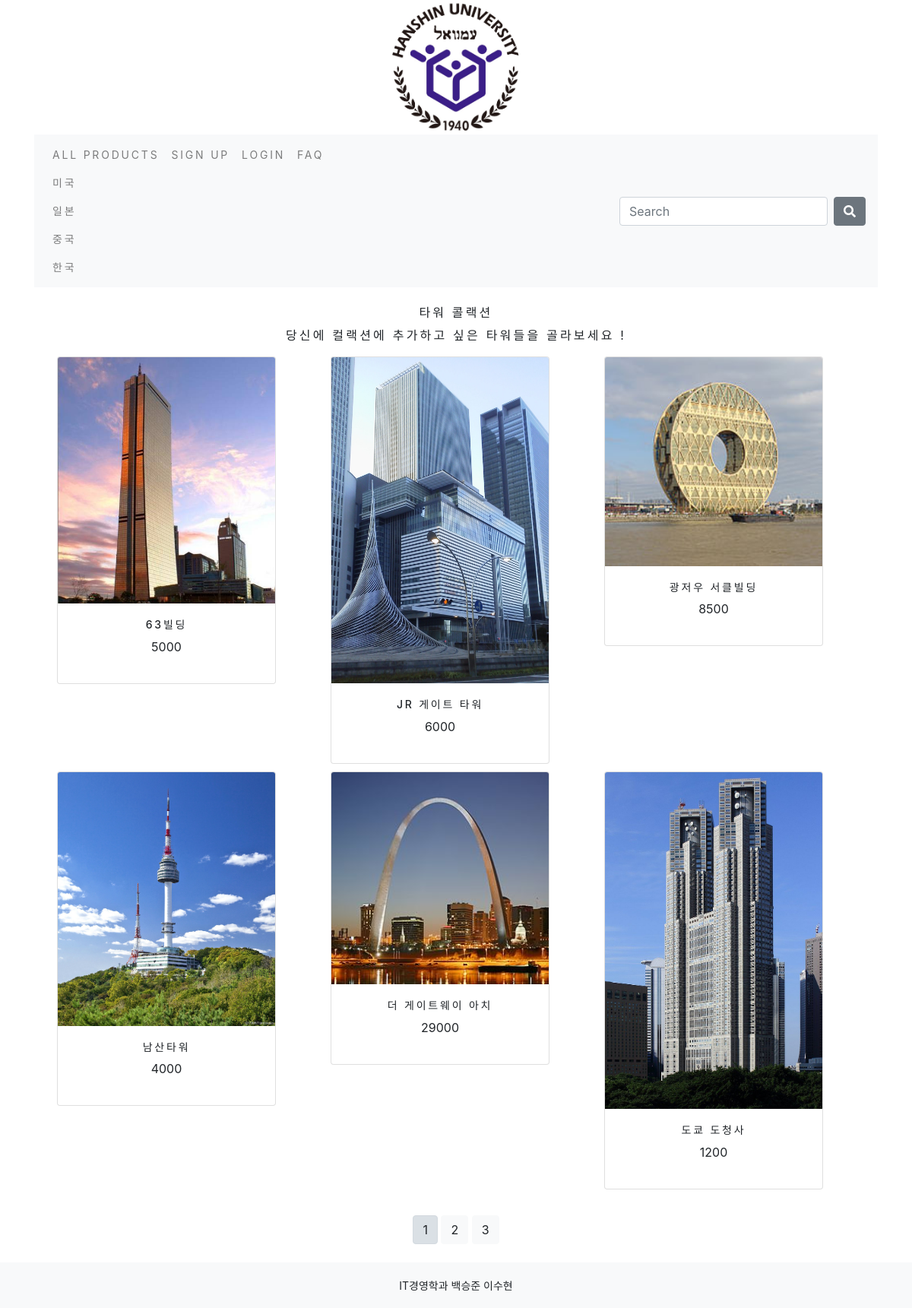
The app's page /shop/ with its own data.
### shop/models.py (models this page shows, shortened)
class Category(models.Model) :
    name = models.CharField(max_length=250, unique=True)
    slug = models.SlugField(max_length=250, unique=True)
    class Meta :
        ordering = ('name',)
        verbose_name = 'category'
        verbose_name_plural = 'categories'
    def get_url(self) :
        return reverse('shop:products_by_category', args = [self.slug])

class Product(models.Model) :
    name = models.CharField(max_length=250, unique=True)
    slug = models.SlugField(max_length=250, unique=True)
    description = models.TextField(blank = True)
    category = models.ForeignKey(Category, on_delete = models.CASCADE)
    price = models.DecimalField(max_digits=10, decimal_places=0)
    image = models.ImageField(upload_to = 'product', blank = True)
    class Meta :
        ordering = ('name',)
        verbose_name = 'product'
        verbose_name_plural = 'products'
    def get_url(self) :
        return reverse('shop:ProdCatDetail', args = [self.category.slug, self.slug])

### shop/views.py (the view)
# urls.py: path('', views.allProdCat, name = 'allProdCat'),
def allProdCat(request, c_slug = None) :
    c_page = None;
    products_list = None;
    if c_slug != None :
        c_page = get_object_or_404(Category, slug = c_slug)
        products_list = Product.objects.filter(category = c_page)
    else :
        products_list = Product.objects.all()
    paginator = Paginator(products_list, 6)
    try :
        page = int(request.GET.get('page', 1))
    except :
        page = 1
    try :
        products = paginator.page(page)
    except(EmptyPage, InvalidPage) :
        produxts = paginator.page(paginator.num_pages)
    return render(request, 'shop/category.html', {'category' : c_page, 'products' : products})

### cart/context_processors.py (called while the page is built)
def counter(request) :
    item_count = 0
    if 'admin' in request.path :
        return {}
    else :
        try :
            cart = Cart.objects.filter(cart_id = _cart_id(request))
            cart_items = CartItem.objects.all().filter(cart=cart[:1])
            for cart_item in cart_items :
                item_count += cart_item.quantity
        except Cart.DoesNotExist :
            item_count = 0
    return dict(item_count = item_count)

### cart/views.py (called while the page is built)
def _cart_id(request) :
    cart = request.session.session_key
    if not cart :
        cart = request.session.create()
    return cart

### shop/context_processors.py (called while the page is built)
def menu_links(request) :
    links = Category.objects.all()
    return dict(links = links)

### templates/shop/category.html (shortened to what this page needs)
{% extends "base.html" %}
{% load static %}
{% block metadescription %}
    저희 타워 쇼핑몰에 오신것을 환영합니다.
{% endblock %}
{% block content %}
    <div>
        <div>
            <h1 class="text-center my_title">타워 콜랙션</h1>
            <p class="text-center my_title">당신에 컬랙션에 추가하고 싶은 타워들을 골라보세요 !
                </p>
        </div>
    </div>
    <div class="container">
        <div class="row mx-auto">
            {% for product in products.object_list %}
            <div class="my_bottom_margin col-9 col-sm-6 col-md-4 col-lg-4">
                <div class="card text-center" style="width: 18rem;">
                    <a href = "{{product.get_url}}"><img class="card-img-top my_image" src = "{{product.image.url}}" alt = "{{product.name}}"></a>
                    <div class="card-body">
                        <h4>{{product.name}}</h4>
                        <p>{{product.price}}</p>
                    </div>
                </div>
            </div>
            {% endfor %}
        </div>
        <div class="mx-auto">
            {% if products.paginator.num_pages > 1 %}
                <br>
                <div class="text-center">
                    {% for pg in products.paginator.page_range %}
                        <a href="?page={{pg}}" class="btn btn-light btn sm {% if products.number == pg %}active{% endif %}">{{pg}}</a>
                    {% endfor %}
                </div>
            {% endif %}
        </div>
        <br>
    </div>
{% endblock %}

### templates/base.html (shortened to what this page needs)
{% load static %}
<!DOCTYPE html>
<html Lang = 'en'>
<head>
    <link rel = "stylesheet" href = "{% static 'css/custom.css' %}">
    <link rel = "stylesheet" href = "{% static 'css/bootstrap.min.css' %}">
    <link rel = "stylesheet" href = "{% static 'css/all.min.css' %}"
    <meta name = "description" content = "{% block metadescription %}{% endblock %}">
</head>
<body>
    <div class = "container">
        {% include 'header.html' %}
        {% include 'navbar.html' %}
        <br>
        {% block content %}
        {% endblock %}
    </div>
        {% include 'footer.html' %}
</body>
</html>

### templates/header.html
{% load static %}
<header>
    <center>
        <a href = "{% url 'shop:allProdCat' %}"><img src = "{% static 'img/hs.png' %}" alt = 'TOWER SHOP' style = "width:20%;"></a>
    </center>
</header>

### templates/navbar.html (shortened to what this page needs)
<nav class="navbar navbar-expand-lg navbar-light bg-light">
  <div class="collapse navbar-collapse" id="navbarSupportedContent">
    <ul class="navbar-nav mr-auto">
      <li class="nav-item">
        <a class="nav-link" href="{% url 'shop:allProdCat' %}">All Products</a>
        {% for cat in links %}
        <a class="nav-link" href="{{cat.get_url}}">{{cat.name}}</a>
        {% endfor %}
      </li>
      {% if not request.session.user %}
        <li class="nav-item">
          <a class="nav-link" href="{% url 'account:register' %}">Sign up</a>
        </li>
        <li class="nav-item">
          <a class="nav-link" href="{% url 'account:login' %}">Login</a>
        </li>
      {% else %}
        <li class="nav-item">
          <a class="nav-link" href="{% url 'account:logout' %}">Logout</a>
        </li>
      {% endif %}
      <li class="nav-item">
        <a class="nav-link" href = "{% url 'board:board_list' %}">FAQ</a>
      </li>
    </ul>
    <form class="form-inline my-2 my-lg-0" action="{% url 'search_app:searchResult' %}" method="get">
      <input class="form-control mr-sm-2" type="search" placeholder="Search" aria-label="Search" name = "q">
      <button class="btn btn-secondary my-2 my-sm-0" type="submit"><i class="fas fa-search"></i></button>
    </form>
  </div>
</nav>

### templates/footer.html
<div class = "footer navbar-fixed-bottom my_footer">
    <p class = "text-center">IT경영학과 백승준 이수현</p>
</div>

### static/css/custom.css (style rules this page uses)
.nav-item { letter-spacing: .2em; font-size: 14px; text-transform: uppercase; }
.my_footer { background-color: #f8f9fa; height: 60px; }
.my_footer p { padding-top: 20px; font-size: 14px; }
.my_image { width: 100%; height: auto; }
.my_title { font-size: 16px; text-transform: uppercase; letter-spacing: .2em; }
.my_bottom_margin { margin-bottom: 10px; }
.card-body h4 { font-size: 14px; text-transform: uppercase; letter-spacing: .2em; }

### records on screen
Category: name "미국"
Category: name "일본"
Category: name "중국"
Category: name "한국"
Product: image (picture), name "63빌딩", price "5000"
Product: image (picture), name "JR 게이트 타워", price "6000"
Product: image (picture), name "광저우 서클빌딩", price "8500"
Product: image (picture), name "남산타워", price "4000"
Product: image (picture), name "더 게이트웨이 아치", price "29000"
Product: image (picture), name "도쿄 도청사", price "1200"

### other values on screen
{{ pg }} "1" "2" "3"
